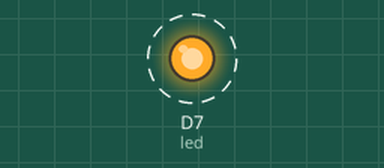
This sketch was run on a simulated Particle Photon. Shown: output pins drawn as LEDs (lit = HIGH). Dashed ring = blinking.

Above: at 0.2 s.
Timing chart, 0 to 3.0 s (numbered marks = the images above):
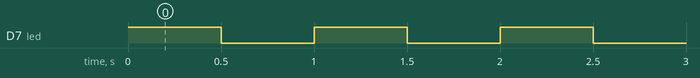

Measured:
- by itself, D7 (led): alternates HIGH for 0.50 s and LOW for 0.50 s

The sketch:

E0_Blink_LED.ino
```cpp
// Include Particle Device OS APIs
#include "Particle.h"

// Let Device OS manage the connection to the Particle Cloud
SYSTEM_MODE(AUTOMATIC);

// Run the application and system concurrently in separate threads
SYSTEM_THREAD(ENABLED);

// Show system, cloud connectivity, and application logs over USB
// View logs with CLI using 'particle serial monitor --follow'
SerialLogHandler logHandler(LOG_LEVEL_INFO);


int led = D7; // Instead of writing D7 over and over again, we'll write led2
// This one is the little blue LED on your board. On the Photon it is next to D7, and on the Core it is next to the USB jack.

void setup() {

  //pinMode(led1, OUTPUT);
  pinMode(led, OUTPUT);

}

void loop() {
  // To blink the LED, first we'll turn it on...
  digitalWrite(led, HIGH);  //digitalWrite(led2, HIGH);

  // We'll leave it on for 1 second...
  delay(500);

  // Then we'll turn it off...
  digitalWrite(led, LOW);
  //digitalWrite(led2, LOW);

  // Wait 1 second...
  delay(500);
}
```
